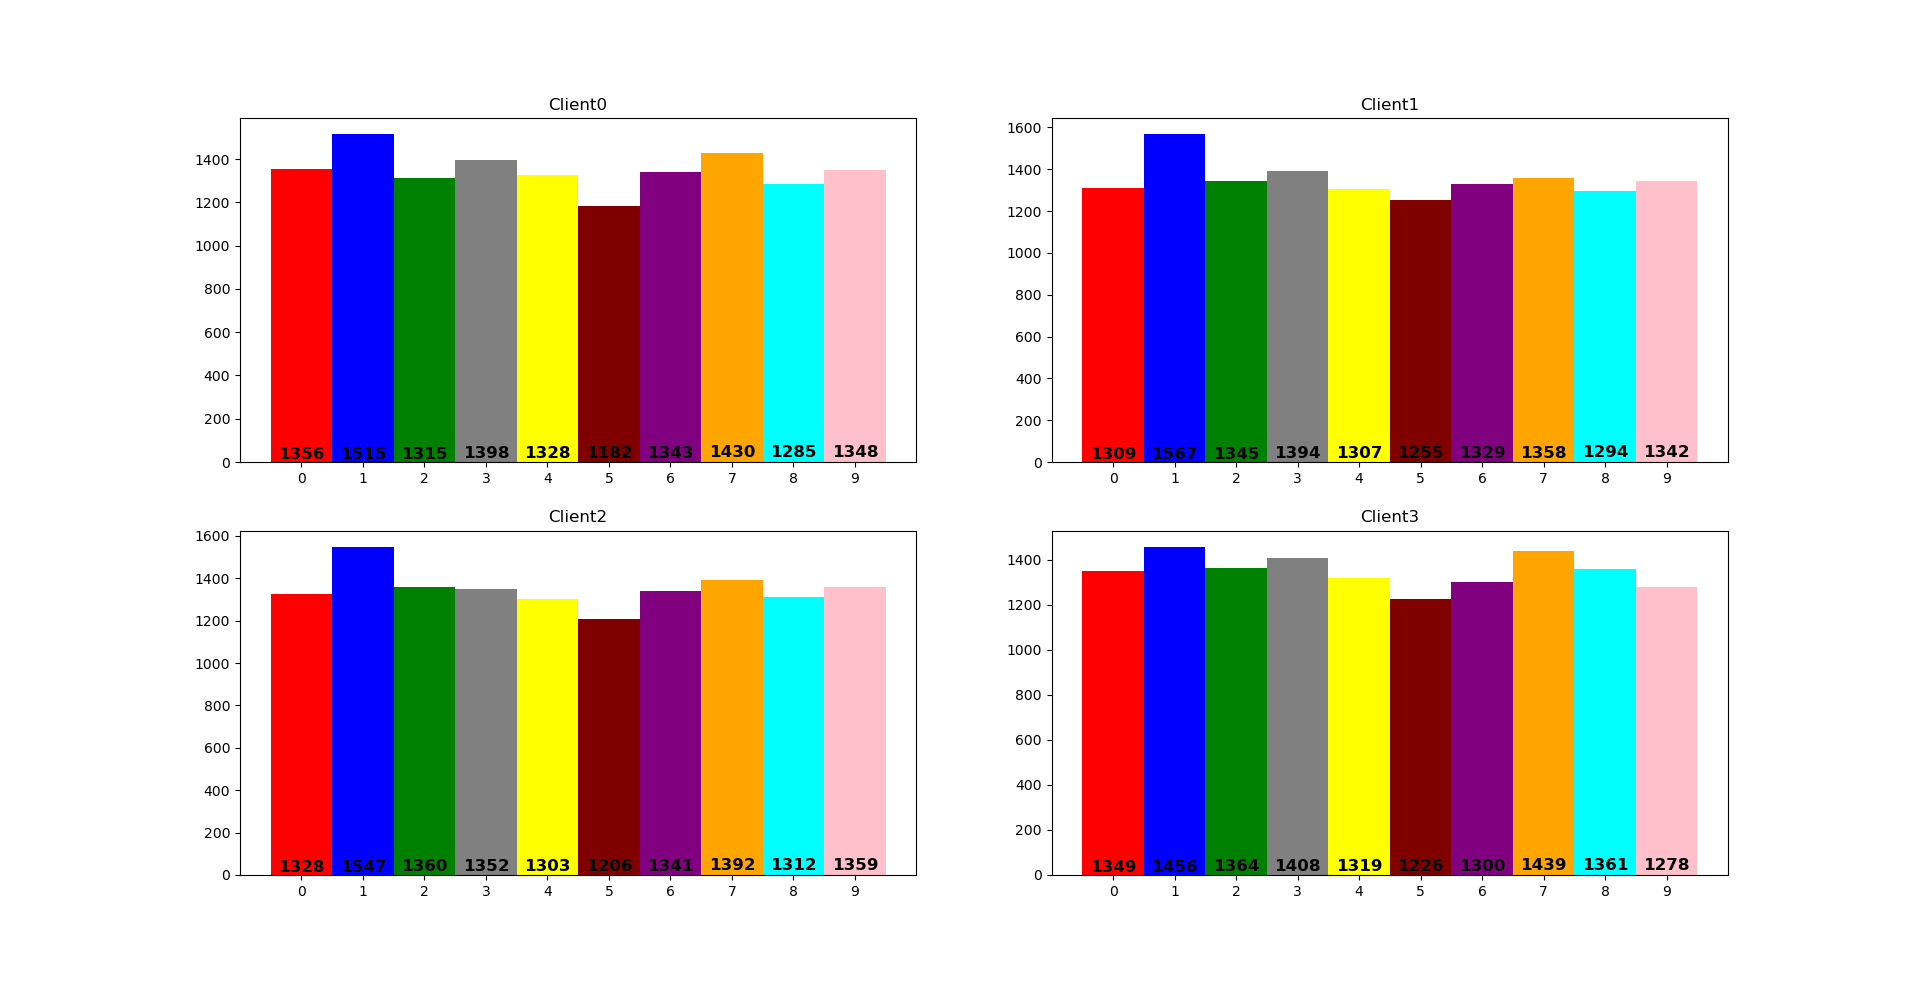

This figure's Python source:

import os

import flwr as fl
import tensorflow as tf
import math
import matplotlib.pyplot as plt
import pickle as pckl
import numpy as np



def load_data(client_id:int, num_of_clients:int):
    (x_train, y_train), _ = tf.keras.datasets.mnist.load_data()
    partition_size = math.floor(len(x_train) / num_of_clients)
    idx_from, idx_to = client_id * partition_size, (client_id + 1) * partition_size
    x_cid = x_train[idx_from:idx_to] / 255.0
    y_cid = y_train[idx_from:idx_to]

    # Use 10% of the client's training data for validation
    split_idx = math.floor(len(x_cid) * 0.9)
    x_train_cid, y_train_cid = x_cid[:split_idx], y_cid[:split_idx]
    x_val_cid, y_val_cid = x_cid[split_idx:], y_cid[split_idx:]

    return x_train_cid, y_train_cid, x_val_cid, y_val_cid 

x_train, y_train, x_test, y_test = load_data(0,4)

count0=0
count1=0
count2=0
count3=0
count4=0
count5=0
count6=0
count7=0
count8=0
count9=0

for i in range(13500):
    if(y_train[i]==0):
        count0=count0+1
    if(y_train[i]==1):
        count1=count1+1
    if(y_train[i]==2):
        count2=count2+1
    if(y_train[i]==3):
        count3=count3+1
    if(y_train[i]==4):
        count4=count4+1
    if(y_train[i]==5):
        count5=count5+1
    if(y_train[i]==6):
        count6=count6+1
    if(y_train[i]==7):
        count7=count7+1
    if(y_train[i]==8):
        count8=count8+1
    if(y_train[i]==9):
        count9=count9+1

print("Client0")
print(count0)
print(count1)
print(count2)
print(count3)
print(count4)
print(count5)
print(count6)
print(count7)
print(count8)
print(count9)

# creating the dataset
data = {'0':count0, '1':count1, '2':count2, '3':count3, '4':count4, '5':count5, '6':count6,'7':count7, '8':count8, '9':count9}
courses = list(data.keys())
values = list(data.values())

plt.subplot(2, 2, 1)
plt.bar(courses[0], values[0], color ='r',width = 1)
plt.bar(courses[1], values[1], color ='b',width = 1)
plt.bar(courses[2], values[2], color ='g',width = 1)
plt.bar(courses[3], values[3], color ='grey',width = 1)
plt.bar(courses[4], values[4], color ='yellow',width = 1)
plt.bar(courses[5], values[5], color ='maroon',width = 1)
plt.bar(courses[6], values[6], color ='purple',width = 1)
plt.bar(courses[7], values[7], color ='orange',width = 1)
plt.bar(courses[8], values[8], color ='cyan',width = 1)
plt.bar(courses[9], values[9], color ='pink',width = 1)
plt.title("Client0")
#plt.grid(color = "grey", linewidth = "1", linestyle = "-")
#plt.grid(axis='y', color = 'black', linestyle = '--', linewidth = 0.5)

for index, value in enumerate(courses):
    plt.text(value, index,
             str(values[index]), fontweight = 'bold', fontsize = 12,verticalalignment='bottom',horizontalalignment='center')


x_train, y_train, x_test, y_test = load_data(1,4)

count0=0
count1=0
count2=0
count3=0
count4=0
count5=0
count6=0
count7=0
count8=0
count9=0

for i in range(13500):
    if(y_train[i]==0):
        count0=count0+1
    if(y_train[i]==1):
        count1=count1+1
    if(y_train[i]==2):
        count2=count2+1
    if(y_train[i]==3):
        count3=count3+1
    if(y_train[i]==4):
        count4=count4+1
    if(y_train[i]==5):
        count5=count5+1
    if(y_train[i]==6):
        count6=count6+1
    if(y_train[i]==7):
        count7=count7+1
    if(y_train[i]==8):
        count8=count8+1
    if(y_train[i]==9):
        count9=count9+1

print("Client1")
print(count0)
print(count1)
print(count2)
print(count3)
print(count4)
print(count5)
print(count6)
print(count7)
print(count8)
print(count9)

data = {'0':count0, '1':count1, '2':count2, '3':count3, '4':count4, '5':count5, '6':count6,'7':count7, '8':count8, '9':count9}
courses = list(data.keys())
values = list(data.values())

plt.subplot(2, 2, 2)
plt.bar(courses[0], values[0], color ='r',width = 1)
plt.bar(courses[1], values[1], color ='b',width = 1)
plt.bar(courses[2], values[2], color ='g',width = 1)
plt.bar(courses[3], values[3], color ='grey',width = 1)
plt.bar(courses[4], values[4], color ='yellow',width = 1)
plt.bar(courses[5], values[5], color ='maroon',width = 1)
plt.bar(courses[6], values[6], color ='purple',width = 1)
plt.bar(courses[7], values[7], color ='orange',width = 1)
plt.bar(courses[8], values[8], color ='cyan',width = 1)
plt.bar(courses[9], values[9], color ='pink',width = 1)
plt.title("Client1")
#plt.grid(color = "grey", linewidth = "1", linestyle = "-")
#plt.grid(axis='y', color = 'black', linestyle = '--', linewidth = 0.5)

for index, value in enumerate(courses):
    plt.text(value, index,
             str(values[index]), fontweight = 'bold', fontsize = 12,verticalalignment='bottom',horizontalalignment='center')


x_train, y_train, x_test, y_test = load_data(2,4)

count0=0
count1=0
count2=0
count3=0
count4=0
count5=0
count6=0
count7=0
count8=0
count9=0

for i in range(13500):
    if(y_train[i]==0):
        count0=count0+1
    if(y_train[i]==1):
        count1=count1+1
    if(y_train[i]==2):
        count2=count2+1
    if(y_train[i]==3):
        count3=count3+1
    if(y_train[i]==4):
        count4=count4+1
    if(y_train[i]==5):
        count5=count5+1
    if(y_train[i]==6):
        count6=count6+1
    if(y_train[i]==7):
        count7=count7+1
    if(y_train[i]==8):
        count8=count8+1
    if(y_train[i]==9):
        count9=count9+1

print("Client2")
print(count0)
print(count1)
print(count2)
print(count3)
print(count4)
print(count5)
print(count6)
print(count7)
print(count8)
print(count9)

data = {'0':count0, '1':count1, '2':count2, '3':count3, '4':count4, '5':count5, '6':count6,'7':count7, '8':count8, '9':count9}
courses = list(data.keys())
values = list(data.values())

plt.subplot(2, 2, 3)
plt.bar(courses[0], values[0], color ='r',width = 1)
plt.bar(courses[1], values[1], color ='b',width = 1)
plt.bar(courses[2], values[2], color ='g',width = 1)
plt.bar(courses[3], values[3], color ='grey',width = 1)
plt.bar(courses[4], values[4], color ='yellow',width = 1)
plt.bar(courses[5], values[5], color ='maroon',width = 1)
plt.bar(courses[6], values[6], color ='purple',width = 1)
plt.bar(courses[7], values[7], color ='orange',width = 1)
plt.bar(courses[8], values[8], color ='cyan',width = 1)
plt.bar(courses[9], values[9], color ='pink',width = 1)
plt.title("Client2")
#plt.grid(color = "grey", linewidth = "1", linestyle = "-")
#plt.grid(axis='y', color = 'black', linestyle = '--', linewidth = 0.5)

for index, value in enumerate(courses):
    plt.text(value, index,
             str(values[index]), fontweight = 'bold', fontsize = 12,verticalalignment='bottom',horizontalalignment='center')

x_train, y_train, x_test, y_test = load_data(3,4)

count0=0
count1=0
count2=0
count3=0
count4=0
count5=0
count6=0
count7=0
count8=0
count9=0

for i in range(13500):
    if(y_train[i]==0):
        count0=count0+1
    if(y_train[i]==1):
        count1=count1+1
    if(y_train[i]==2):
        count2=count2+1
    if(y_train[i]==3):
        count3=count3+1
    if(y_train[i]==4):
        count4=count4+1
    if(y_train[i]==5):
        count5=count5+1
    if(y_train[i]==6):
        count6=count6+1
    if(y_train[i]==7):
        count7=count7+1
    if(y_train[i]==8):
        count8=count8+1
    if(y_train[i]==9):
        count9=count9+1

print("Client3")
print(count0)
print(count1)
print(count2)
print(count3)
print(count4)
print(count5)
print(count6)
print(count7)
print(count8)
print(count9)

data = {'0':count0, '1':count1, '2':count2, '3':count3, '4':count4, '5':count5, '6':count6,'7':count7, '8':count8, '9':count9}
courses = list(data.keys())
values = list(data.values())

plt.subplot(2, 2, 4)
plt.bar(courses[0], values[0], color ='r',width = 1)
plt.bar(courses[1], values[1], color ='b',width = 1)
plt.bar(courses[2], values[2], color ='g',width = 1)
plt.bar(courses[3], values[3], color ='grey',width = 1)
plt.bar(courses[4], values[4], color ='yellow',width = 1)
plt.bar(courses[5], values[5], color ='maroon',width = 1)
plt.bar(courses[6], values[6], color ='purple',width = 1)
plt.bar(courses[7], values[7], color ='orange',width = 1)
plt.bar(courses[8], values[8], color ='cyan',width = 1)
plt.bar(courses[9], values[9], color ='pink',width = 1)
plt.title("Client3")
#plt.grid(color = "grey", linewidth = "1", linestyle = "-")
#plt.grid(axis='y', color = 'black', linestyle = '--', linewidth = 0.5)

for index, value in enumerate(courses):
    plt.text(value, index,
             str(values[index]), fontweight = 'bold', fontsize = 12,verticalalignment='bottom',horizontalalignment='center')

plt.show()
